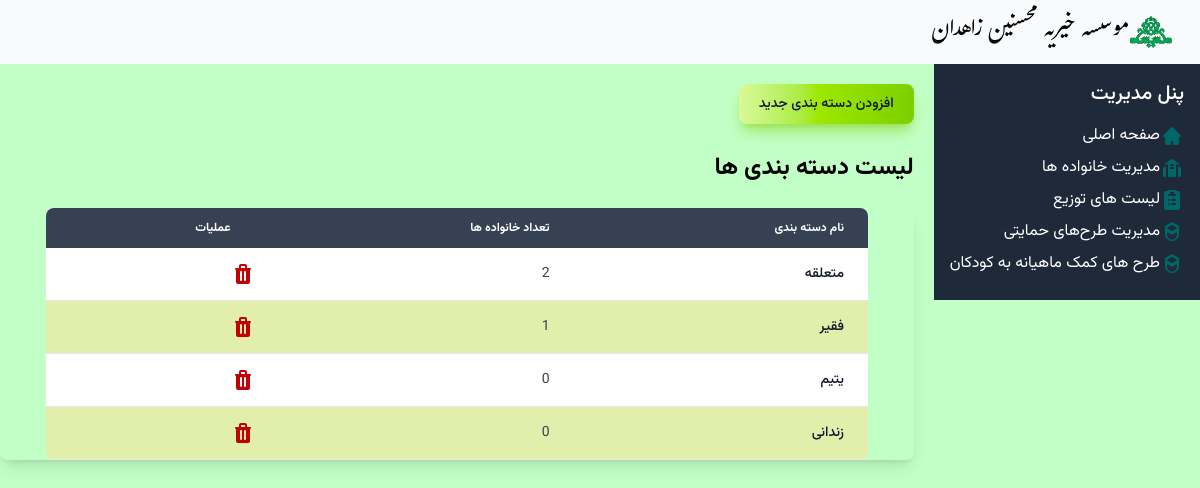
Page /family_type_list on the committed database.
### Mohsenin/models.py (models this page shows, shortened)
class Family_Type(models.Model):
    name = models.CharField(max_length=30)

### Mohsenin/Views/family_type.py (the view)
# urls.py: path("family_type_list", family_type.Family_Type_List_View.as_view(), name="family_type_list"),
class Family_Type_List_View(ListView):
      template_name = "Family_types/family_type_list.html"
      model = Family_Type
      context_object_name = "family_types"
      def get_context_data(self, **kwargs):
            context = super().get_context_data(**kwargs)
            family_type_counts = Family_Type.objects.annotate(
            family_count=Count('family')
            ).values('name', 'family_count')
            family_types = {item['name']: item['family_count'] for item in family_type_counts}
            print(family_types)
            context['type_count'] = family_types
            return context

### Mohsenin/templates/Family_types/family_type_list.html (shortened to what this page needs)
{% extends "base.html" %}
{% block content %}
<div class="py-5 vazir-medium no-print">
<button type="button" class="text-gray-900 bg-gradient-to-r from-lime-200 via-lime-400 to-lime-500 hover:bg-gradient-to-br focus:ring-4 focus:outline-none focus:ring-lime-300 dark:focus:ring-lime-800 shadow-lg shadow-lime-500/50 dark:shadow-lg dark:shadow-lime-800/80 font-medium rounded-lg text-sm px-5 py-2.5 text-center me-2 mb-2"><a href="{% url 'family_type_create' %}">افزودن دسته بندی جدید</a></button>
</div>
<h2 class="vazir-bold text-2xl">لیست دسته بندی ها</h2>
<br>
<div class="relative overflow-x-auto shadow-lg sm:rounded-lg border-none border-gray-700">
<table style="width: 90%;margin: auto;" class="w-full text-sm rtl:text-right text-gray-700 bg-white rounded-lg overflow-hidden">
        <thead class="text-xs text-gray-700 uppercase bg-gray-700 text-white">
      <tr class='vazir-semibold'>
        <th scope="col" class="px-6 py-3 text-end">نام دسته بندی</th>
        <th scope="col" class="px-6 py-3 text-right">تعداد خانواده ها</th>
        <th scope="col" class="px-6 py-3 text-right">عملیات</th>
      </tr>
</thead>
<tbody>
    {% for family_type in family_types %}
    <tr class="border-b border-gray-200 hover:bg-gray-50  vazir-normal">
        <th scope="row" class="px-6 py-4 font-medium text-gray-900 whitespace-nowrap">{{ family_type.name }}</th>
          <td class="px-6 py-4">
            {% for key,val in type_count.items %}
                  {% if key == family_type.name %}
                    {{ val }}
                  {% endif %}
            {% endfor %}
          </td>
        <td  class="no-print">
            <div class="flex space-x-1">
            <a href="{% url 'family_type_delete' family_type.pk %}"class="text-red-700 text-sm">
            </a>
        </div>
            </td>
    </tr>
    {% endfor %}
</tbody>
</table>
</div>
{% endblock %}

### static/css/style.css (style rules this page uses)
body { -webkit-print-color-adjust:exact !important; print-color-adjust:exact !important; background: #C2FFC7; }
tr:nth-child(even) { background: #ddeb9dda; }

### rows in the picture
Family_Type: name "متعلقه", type_count "2"
Family_Type: name "فقیر", type_count "1"
Family_Type: name "یتیم", type_count "0"
Family_Type: name "زندانی", type_count "0"
